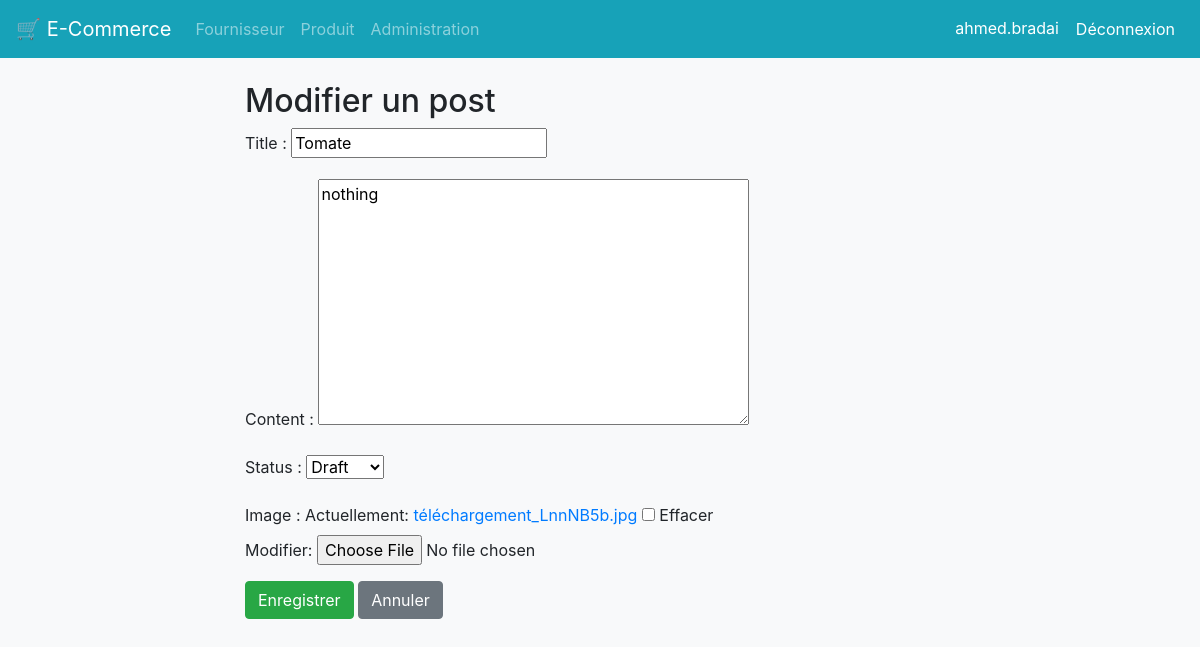
/blog/update/5/ (signed in), run on the app's committed database.
### blog/models.py (models this page shows, shortened)
class Post(models.Model):
    title = models.CharField(max_length=200, unique=True)
    slug = models.SlugField(max_length=200, unique=True)
    author = models.ForeignKey(User, on_delete= models.CASCADE,related_name='blog_posts')
    updated_on = models.DateTimeField(auto_now= True)
    content = models.TextField()
    created_on = models.DateTimeField(auto_now_add=True)
    status = models.IntegerField(choices=STATUS, default=0)
    image = models.ImageField(blank=True)
    class Meta:
        ordering = ['-created_on']

### blog/views.py (the view, shortened to what this page needs)
# urls.py: path('update/<int:pk>/', PostUpdateView.as_view(), name='post_update'),
class PostUpdateView(LoginRequiredMixin, UpdateView):
    model = Post
    form_class = PostForm
    template_name = 'blog/post_form.html'
    success_url = reverse_lazy('post_list')

### blog/forms.py
class PostForm(forms.ModelForm):
    class Meta:
        model = Post
        fields = ['title', 'content', 'status', 'image']

### templates/blog/post_form.html (shortened to what this page needs)
{% extends 'magasin/base.html' %}
{% block content %}
<div class="container mt-4">
    <div class="col-md-8 mx-auto">
        <h2>
            {% if object %}
                Modifier un post
            {% else %}
                Créer un post
            {% endif %}
        </h2>
        <form method="post" enctype="multipart/form-data" class="post-form">
            {{ form.as_p }}
            <button type="submit" class="btn btn-success">Enregistrer</button>
            <a href="{% url 'post_list' %}" class="btn btn-secondary">Annuler</a>
        </form>
    </div>
</div>
{% endblock %}

### templates/magasin/base.html (shortened to what this page needs)
{% load static %}
<!DOCTYPE html>
<html lang="fr">
<head>
    <link rel="stylesheet" href="https://stackpath.bootstrapcdn.com/bootstrap/4.5.2/css/bootstrap.min.css">
    <link rel="stylesheet" type="text/css" href="{% static 'css/base.css' %}">
</head>
<body>
    <nav class="navbar navbar-expand-lg navbar-dark bg-info">
        <a class="navbar-brand" href="{% url 'home' %}">🛒 E-Commerce</a>
        <div class="collapse navbar-collapse">
            <ul class="navbar-nav mr-auto">
                <li class="nav-item">
                    <a class="nav-link" href="{% url 'nouveauFour' %}">Fournisseur</a>
                </li>
                <li class="nav-item">
                    <a class="nav-link" href="{% url 'nouveauProduit' %}">Produit</a>
                </li>
                <li class="nav-item">
                    <a class="nav-link" href="/admin">Administration</a>
                </li>
            </ul>
            <ul class="navbar-nav ml-auto">
                {% if user.is_authenticated %}
                <li class="nav-item active">
                    <a class="nav-link" href="#">{{ user }}</a>
                </li>
                <li class="nav-item">
    <form method="post" action="{% url 'logout' %}" style="display:inline;">
        <button type="submit" class="nav-link btn btn-link" style="display:inline; color:white; text-decoration:none;">
            Déconnexion
        </button>
    </form>
</li>
                {% endif %}
            </ul>
        </div>
    </nav>
    {% block content %}{% endblock %}
</body>
</html>

### static/css/base.css (style rules this page uses)
.navbar { margin-bottom: 20px; }
body { background-color: #f8f9fa; }

### data on the page
Post: title "Tomate", content "nothing", status "Draft"

### other printed values
{{ user }} "ahmed.bradai"
